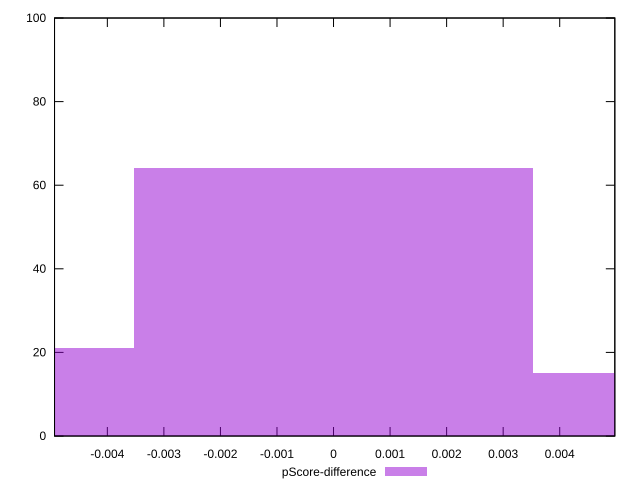

The script that saved this image:
reset

$pScoreDifference <<EOF
0 64
-0.007065454463392854 21
0.007065454463392854 15
EOF

set key outside below
set boxwidth 0.007065454463392854
set xrange [-0.00493383096355382:0.004974592289124891]
set yrange [0:100]
set trange [0:100]
set style fill transparent solid 0.5 noborder
set terminal svg size 640, 490 enhanced background rgb 'white'
set output "report_00019_2021-02-10T18-14-37.922Z//mainthread-work-breakdown/samples/pages/pScore-difference/histogram.svg"

plot $pScoreDifference title "pScore-difference" with boxes

reset
